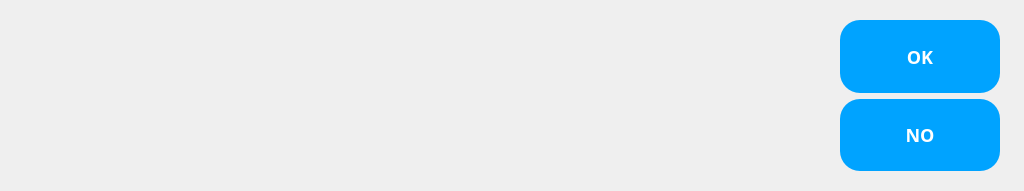
<?xml version="1.0" encoding="UTF-8"?>
<ui version="4.0">
 <class>Form</class>
 <widget class="QWidget" name="Form">
  <property name="geometry">
   <rect>
    <x>0</x>
    <y>0</y>
    <width>1024</width>
    <height>191</height>
   </rect>
  </property>
  <property name="windowTitle">
   <string>Form</string>
  </property>
  <property name="styleSheet">
   <string notr="true"/>
  </property>
  <widget class="QWidget" name="verticalLayoutWidget">
   <property name="geometry">
    <rect>
     <x>840</x>
     <y>20</y>
     <width>160</width>
     <height>151</height>
    </rect>
   </property>
   <layout class="QVBoxLayout" name="verticalLayout">
    <item>
     <widget class="QPushButton" name="pushButton">
      <property name="sizePolicy">
       <sizepolicy hsizetype="Minimum" vsizetype="Expanding">
        <horstretch>0</horstretch>
        <verstretch>0</verstretch>
       </sizepolicy>
      </property>
      <property name="styleSheet">
       <string notr="true">position: absolute;
width: 150px;
height: 52px;
left: 28px;
top: 307px;

background: #00A3FF;
box-shadow: 0px 4px 4px rgba(0, 0, 0, 0.25);
border-radius: 20px;
position: absolute;
width: 94px;
height: 28px;
left: 56px;
top: 319px;

font-family: Montserrat;
font-style: normal;
font-weight: bold;
font-size: 18px;
line-height: 22px;
display: flex;
align-items: center;
text-align: center;

color: #FFFFFF;
</string>
      </property>
      <property name="text">
       <string>OK</string>
      </property>
     </widget>
    </item>
    <item>
     <widget class="QPushButton" name="pushButton_2">
      <property name="sizePolicy">
       <sizepolicy hsizetype="Minimum" vsizetype="Expanding">
        <horstretch>0</horstretch>
        <verstretch>0</verstretch>
       </sizepolicy>
      </property>
      <property name="styleSheet">
       <string notr="true">position: absolute;
width: 150px;
height: 52px;
left: 28px;
top: 307px;

background: #00A3FF;
box-shadow: 0px 4px 4px rgba(0, 0, 0, 0.25);
border-radius: 20px;
position: absolute;
width: 94px;
height: 28px;
left: 56px;
top: 319px;

font-family: Montserrat;
font-style: normal;
font-weight: bold;
font-size: 18px;
line-height: 22px;
display: flex;
align-items: center;
text-align: center;

color: #FFFFFF;
</string>
      </property>
      <property name="text">
       <string>NO</string>
      </property>
     </widget>
    </item>
   </layout>
  </widget>
  <widget class="QLabel" name="label">
   <property name="geometry">
    <rect>
     <x>10</x>
     <y>30</y>
     <width>801</width>
     <height>131</height>
    </rect>
   </property>
   <property name="styleSheet">
    <string notr="true">aposition: absolute;
width: 150px;
height: 52px;
left: 28px;
top: 307px;


box-shadow: 0px 4px 4px rgba(0, 0, 0, 0.25);
border-radius: 20px;
position: absolute;
width: 94px;
height: 28px;
left: 56px;
top: 319px;

font-family: Montserrat;
font-style: normal;
font-weight: bold;
font-size: 18px;
line-height: 22px;
display: flex;
align-items: center;
text-align: center;

color: (0, 0, 0);
</string>
   </property>
   <property name="text">
    <string/>
   </property>
  </widget>
 </widget>
 <resources/>
 <connections/>
</ui>
